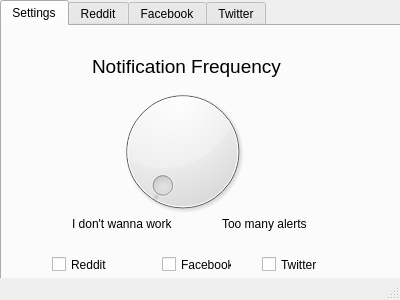
<?xml version="1.0" encoding="UTF-8"?>
<ui version="4.0">
 <class>MainWindow</class>
 <widget class="QMainWindow" name="MainWindow">
  <property name="geometry">
   <rect>
    <x>0</x>
    <y>0</y>
    <width>400</width>
    <height>300</height>
   </rect>
  </property>
  <property name="windowTitle">
   <string>MainWindow</string>
  </property>
  <widget class="QWidget" name="centralWidget">
   <widget class="QTabWidget" name="tabWidget">
    <property name="geometry">
     <rect>
      <x>0</x>
      <y>0</y>
      <width>411</width>
      <height>301</height>
     </rect>
    </property>
    <property name="currentIndex">
     <number>0</number>
    </property>
    <widget class="QWidget" name="tab_1">
     <attribute name="title">
      <string>Settings</string>
     </attribute>
     <widget class="QDial" name="dial">
      <property name="geometry">
       <rect>
        <x>110</x>
        <y>50</y>
        <width>141</width>
        <height>151</height>
       </rect>
      </property>
     </widget>
     <widget class="QLabel" name="label">
      <property name="geometry">
       <rect>
        <x>90</x>
        <y>20</y>
        <width>201</width>
        <height>41</height>
       </rect>
      </property>
      <property name="font">
       <font>
        <pointsize>14</pointsize>
       </font>
      </property>
      <property name="text">
       <string>Notification Frequency</string>
      </property>
     </widget>
     <widget class="QCheckBox" name="checkBox">
      <property name="geometry">
       <rect>
        <x>50</x>
        <y>230</y>
        <width>70</width>
        <height>17</height>
       </rect>
      </property>
      <property name="text">
       <string>Reddit</string>
      </property>
     </widget>
     <widget class="QCheckBox" name="checkBox_2">
      <property name="geometry">
       <rect>
        <x>160</x>
        <y>230</y>
        <width>70</width>
        <height>17</height>
       </rect>
      </property>
      <property name="text">
       <string>Facebook</string>
      </property>
     </widget>
     <widget class="QCheckBox" name="checkBox_3">
      <property name="geometry">
       <rect>
        <x>260</x>
        <y>230</y>
        <width>70</width>
        <height>17</height>
       </rect>
      </property>
      <property name="text">
       <string>Twitter</string>
      </property>
     </widget>
     <widget class="QLabel" name="label_2">
      <property name="geometry">
       <rect>
        <x>70</x>
        <y>190</y>
        <width>111</width>
        <height>16</height>
       </rect>
      </property>
      <property name="text">
       <string>I don't wanna work</string>
      </property>
     </widget>
     <widget class="QLabel" name="label_3">
      <property name="geometry">
       <rect>
        <x>220</x>
        <y>190</y>
        <width>91</width>
        <height>16</height>
       </rect>
      </property>
      <property name="text">
       <string>Too many alerts</string>
      </property>
     </widget>
    </widget>
    <widget class="QWidget" name="tab_2">
     <attribute name="title">
      <string>Reddit</string>
     </attribute>
    </widget>
    <widget class="QWidget" name="tab_3">
     <attribute name="title">
      <string>Facebook</string>
     </attribute>
    </widget>
    <widget class="QWidget" name="tab_4">
     <attribute name="title">
      <string>Twitter</string>
     </attribute>
    </widget>
   </widget>
  </widget>
  <widget class="QStatusBar" name="statusBar"/>
 </widget>
 <layoutdefault spacing="6" margin="11"/>
 <resources/>
 <connections/>
</ui>
